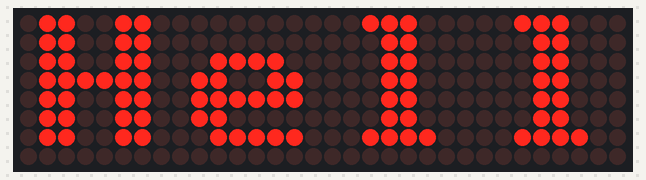
Bench run of a program on a simulated Raspberry Pi Pico running MicroPython. Shown: 32×8 LED matrix. Which way up the LED matrix modules are mounted is assumed; what the program prints to the serial console is not drawn.

Above: at 0.05 s.
At 0.75 s:
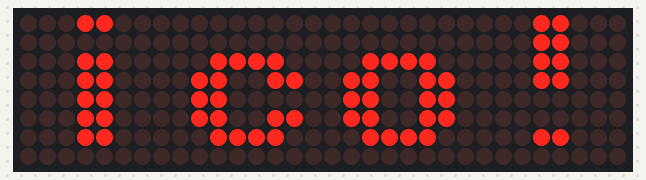
At 1.16 s:
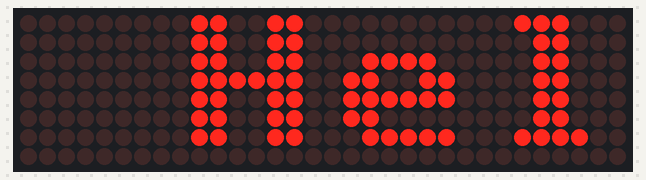
At 1.56 s:
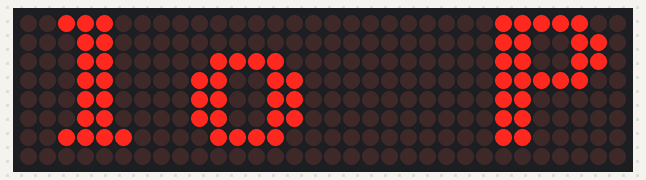

The program:

dot_matrix_test.py
```python
from machine import Pin, SPI
import max7219
from time import sleep

# --- CONFIGURE YOUR PINS HERE ---
# Create an SPI object on SPI channel 0 (GP2, GP3, GP4, GP5, GP6, GP7)
# sck=GP2, mosi=GP3, cs=GP5
spi = SPI(0, baudrate=10000000, polarity=1, phase=0, sck=Pin(2), mosi=Pin(3))
# Initialize the display
display = max7219.Matrix8x8(spi, Pin(5), 4) # 4 means we have 4 matrices in series
# ---------------------------------

# Set the brightness (a value between 0 and 15)
display.brightness(5)

# Clear the display
display.fill(0)
display.show()

try:
    # Example 1: Scrolling Text
    print("Starting scroll text")
    text = "Hello Pico! "
    while True:
        # Show a scrolling text message
        display.fill(0)
        display.text(text, 0, 0, 1)
        display.show()
        sleep(0.1)
        # Shift the text one pixel to the left
        text = text[1:] + text[0]

except KeyboardInterrupt:
    # Example 2: Clear and show a static smiley when you stop the script (Ctrl+C)
    display.fill(0)
    # Draw a smiley face (8x8)
    # Eyes
    display.pixel(1, 1, 1)
    display.pixel(1, 2, 1)
    display.pixel(2, 1, 1)
    display.pixel(2, 2, 1)

    display.pixel(5, 1, 1)
    display.pixel(5, 2, 1)
    display.pixel(6, 1, 1)
    display.pixel(6, 2, 1)

    # Mouth
    display.pixel(2, 5, 1)
    display.pixel(3, 6, 1)
    display.pixel(4, 6, 1)
    display.pixel(5, 5, 1)

    display.show()
    print("Done!")
```

Measured:
- by itself, everything shown: repeats every 1.2 s, in 12 steps
